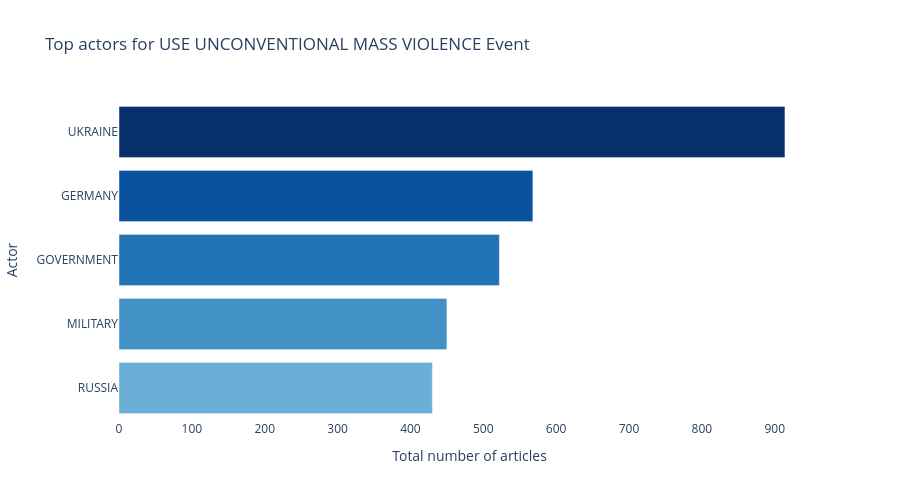

Source (notebook cell):
### Code cell
import plotly.express as px

fig = px.bar(
    actors_20_top,
    x="total_articles",
    y="ActorName",
    color="ActorName",  # entspricht hue
    orientation="h",
    color_discrete_sequence=px.colors.sequential.Blues_r,
    title=f"Top actors for {event_name_focus} Event",
    labels={
        "total_articles": "Total Articles",
        "ActorName": "Actor",
    },
    width=900,
    height=500,
)

fig.update_layout(
    xaxis_title="Total number of articles",
    yaxis_title="Actor",
    showlegend=False,
    plot_bgcolor="white",
    paper_bgcolor="white",
)

fig.update_traces(
    hovertemplate="Actor: %{y}<br>Total Articles: %{x}<extra></extra>"
)

fig.show()

### Figure 1 — Plotly figure (JSON) as saved in the notebook; plotly's stock layout.template omitted (floating-point values rounded to 4 significant figures)
{"data": [{"alignmentgroup": "True", "hovertemplate": "Actor: %{y}<br>Total Articles: %{x}<extra></extra>", "legendgroup": "UKRAINE", "marker": {"color": "rgb(8,48,107)", "pattern": {"shape": ""}}, "name": "UKRAINE", "offsetgroup": "UKRAINE", "orientation": "h", "showlegend": true, "textposition": "auto", "type": "bar", "x": [914], "xaxis": "x", "y": ["UKRAINE"], "yaxis": "y"}, {"alignmentgroup": "True", "hovertemplate": "Actor: %{y}<br>Total Articles: %{x}<extra></extra>", "legendgroup": "GERMANY", "marker": {"color": "rgb(8,81,156)", "pattern": {"shape": ""}}, "name": "GERMANY", "offsetgroup": "GERMANY", "orientation": "h", "showlegend": true, "textposition": "auto", "type": "bar", "x": [568], "xaxis": "x", "y": ["GERMANY"], "yaxis": "y"}, {"alignmentgroup": "True", "hovertemplate": "Actor: %{y}<br>Total Articles: %{x}<extra></extra>", "legendgroup": "GOVERNMENT", "marker": {"color": "rgb(33,113,181)", "pattern": {"shape": ""}}, "name": "GOVERNMENT", "offsetgroup": "GOVERNMENT", "orientation": "h", "showlegend": true, "textposition": "auto", "type": "bar", "x": [522], "xaxis": "x", "y": ["GOVERNMENT"], "yaxis": "y"}, {"alignmentgroup": "True", "hovertemplate": "Actor: %{y}<br>Total Articles: %{x}<extra></extra>", "legendgroup": "MILITARY", "marker": {"color": "rgb(66,146,198)", "pattern": {"shape": ""}}, "name": "MILITARY", "offsetgroup": "MILITARY", "orientation": "h", "showlegend": true, "textposition": "auto", "type": "bar", "x": [450], "xaxis": "x", "y": ["MILITARY"], "yaxis": "y"}, {"alignmentgroup": "True", "hovertemplate": "Actor: %{y}<br>Total Articles: %{x}<extra></extra>", "legendgroup": "RUSSIA", "marker": {"color": "rgb(107,174,214)", "pattern": {"shape": ""}}, "name": "RUSSIA", "offsetgroup": "RUSSIA", "orientation": "h", "showlegend": true, "textposition": "auto", "type": "bar", "x": [430], "xaxis": "x", "y": ["RUSSIA"], "yaxis": "y"}], "layout": {"barmode": "relative", "height": 500, "legend": {"title": {"text": "Actor"}, "tracegroupgap": 0}, "paper_bgcolor": "white", "plot_bgcolor": "white", "showlegend": false, "title": {"text": "Top actors for USE UNCONVENTIONAL MASS VIOLENCE Event"}, "width": 900, "xaxis": {"anchor": "y", "domain": [0, 1], "title": {"text": "Total number of articles"}}, "yaxis": {"anchor": "x", "categoryarray": ["RUSSIA", "MILITARY", "GOVERNMENT", "GERMANY", "UKRAINE"], "categoryorder": "array", "domain": [0, 1], "title": {"text": "Actor"}}}}
